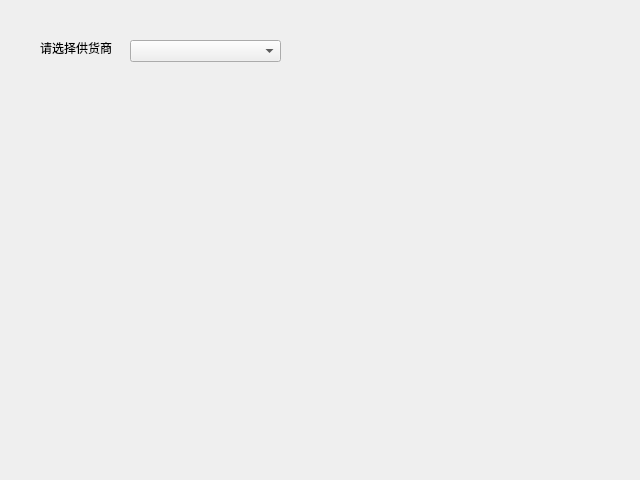
<?xml version="1.0" encoding="UTF-8"?>
<ui version="4.0">
 <class>GoodsIn</class>
 <widget class="QWidget" name="GoodsIn">
  <property name="geometry">
   <rect>
    <x>0</x>
    <y>0</y>
    <width>640</width>
    <height>480</height>
   </rect>
  </property>
  <property name="windowTitle">
   <string>Form</string>
  </property>
  <widget class="QComboBox" name="comboBox">
   <property name="geometry">
    <rect>
     <x>130</x>
     <y>40</y>
     <width>151</width>
     <height>22</height>
    </rect>
   </property>
  </widget>
  <widget class="QLabel" name="label">
   <property name="geometry">
    <rect>
     <x>40</x>
     <y>40</y>
     <width>72</width>
     <height>15</height>
    </rect>
   </property>
   <property name="text">
    <string>请选择供货商</string>
   </property>
  </widget>
 </widget>
 <resources/>
 <connections/>
</ui>
